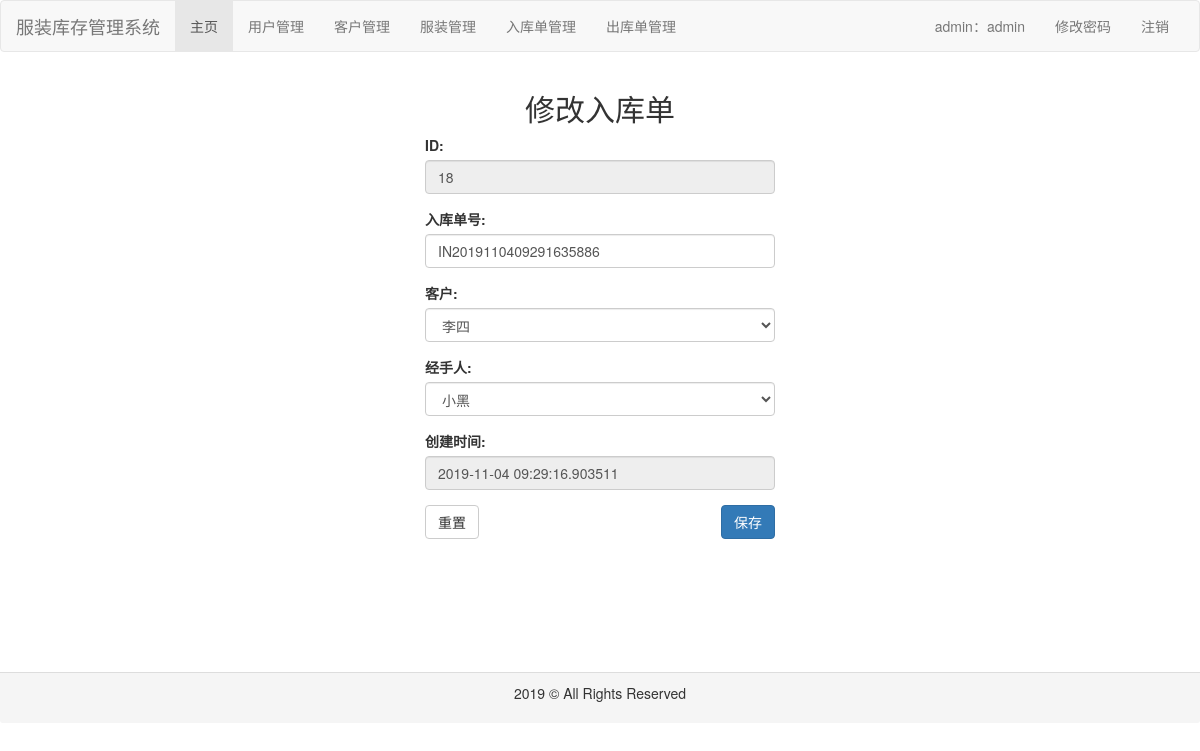
The page /outorder/update/18 (signed in) on the database its author committed.
### common/models.py (models this page shows, shortened)
class Outorder(models.Model):
    code = models.CharField(max_length=32, verbose_name='出库单号')
    customer = models.ForeignKey(Customer, on_delete=models.CASCADE, verbose_name='客户')
    user = models.ForeignKey(User, on_delete=models.CASCADE, verbose_name='用户')
    clothes = models.ManyToManyField(Clothes, through='OutorderClothes', verbose_name='服装')
    create_time = models.DateTimeField(auto_now_add=True, verbose_name='创建时间')
    modify_time = models.DateTimeField(auto_now=True, verbose_name='修改时间')
    class Meta:
        ordering = ['create_time']
        verbose_name = '出库单'
        verbose_name_plural = verbose_name

### outorder/views.py (the view)
# urls.py: path('update/<int:outorder_id>', views.update, name='update'),
def update(request, outorder_id):
    outorder = Outorder.objects.get(id=outorder_id)
    qs = OutorderClothes.objects.filter(outorder_id=outorder_id)
    if request.method == "POST":
        outorder_form = OutorderForm(request.POST)
        if outorder_form.is_valid():
            customer = outorder_form.cleaned_data['customer']
            if customer:
                outorder.customer = customer
            outorder.save()
            context = {
                'outorder_id': outorder_id
            }
            messages.add_message(request, messages.SUCCESS, '修改成功')
            return redirect(reverse('outorder:index'))
        else:
            context = {
                'outorder_form': outorder_form,
                'qs': qs
            }
            messages.add_message(request, messages.WARNING, '请检查填写的内容')
            return render(request, 'outorder/edit.html', context)
    else:
        outorder_form = OutorderForm({'id': outorder.id,
                                      'code': outorder.code,
                                      'customer': outorder.customer,
                                      'user': outorder.user,
                                      'create_time': outorder.create_time})
        context = {
            'outorder_form': outorder_form,
            'outorder_id': outorder_id,
            'qs': qs
        }
        return render(request, 'outorder/edit.html', context)

### outorder/forms.py
class OutorderForm(forms.Form):
    id = forms.IntegerField(label='ID', required=False,
                            widget=forms.TextInput({'class': 'form-control', 'disabled': 'disabled'}))
    code = forms.CharField(label='入库单号', required=False, max_length=32,
                           widget=forms.TextInput(attrs={'class': 'form-control'}))
    customer = forms.ModelChoiceField(label='客户', queryset=Customer.objects.all(),
                                      widget=forms.Select({'class': 'form-control'}))
    user = forms.ModelChoiceField(label='经手人', required=False, queryset=User.objects.all(),
                                  widget=forms.Select({'class': 'form-control'}))
    create_time = forms.CharField(label='创建时间', required=False, max_length=32,
                                  widget=forms.TextInput(attrs={'class': 'form-control', 'disabled': 'disabled'}))

### common/models.py (called while the page is built)
    def __str__(self):
        return self.name

    def __str__(self):
        return self.name

### outorder/templates/outorder/edit.html (shortened to what this page needs)
{% extends 'base.html' %}
{% block content %}
    <div class="container" style="height: 600px">
        <div class="col-md-4 col-md-offset-4">
            <form class='form-outorder' action="{% url 'outorder:update' outorder_id %}" method="post">
                <h2 class="text-center">修改入库单</h2>
                <div class="form-group">
                    {{ outorder_form.id.label_tag }}
                    {{ outorder_form.id }}
                </div>
                <div class="form-group">
                    {{ outorder_form.code.label_tag }}
                    {{ outorder_form.code }}
                </div>
                <div class="form-group">
                    {{ outorder_form.customer.label_tag }}
                    {{ outorder_form.customer }}
                </div>
                <div class="form-group">
                    {{ outorder_form.user.label_tag }}
                    {{ outorder_form.user }}
                </div>
                <div class="form-group">
                    {{ outorder_form.create_time.label_tag }}
                    {{ outorder_form.create_time }}
                </div>
                <button type="reset" class="btn btn-default pull-left">重置</button>
                <button type="submit" class="btn btn-primary pull-right">保存</button>
            </form>
        </div>
    </div>
{% endblock %}

### rows shown on the page
Outorder: id "18", code "IN2019110409291635886", customer "李四", user "小黑", create_time "2019-11-04 09:29:16.903511"

### other values the page prints
{{ request.session.user_role }} "admin"
{{ request.session.user_name }} "admin"
{{ outorder_form.id.label_tag }} "ID:"
{{ outorder_form.code.label_tag }} "入库单号:"
{{ outorder_form.customer.label_tag }} "客户:"
{{ outorder_form.user.label_tag }} "经手人:"
{{ outorder_form.create_time.label_tag }} "创建时间:"
